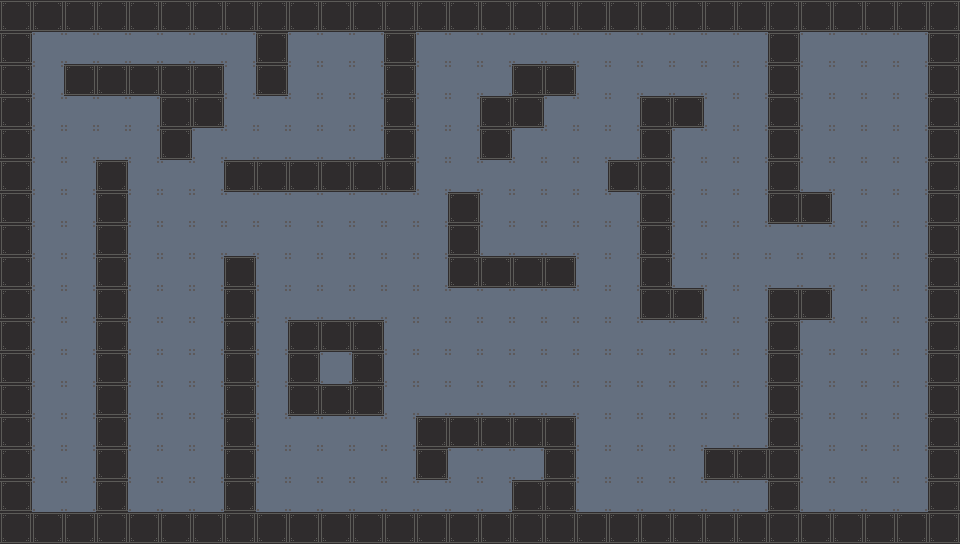

This is a level from a 2D game, rendered from its Tiled map with the project's own tilesets. A one-line summary and the map file follow, with tile-layer data summarised:
An orthogonal 30x17 tile map with 32x32 px tiles, 1 tile layer (floor), 2 hidden layers not drawn and 2 objects (entrance, exit).

<map version="1.0" orientation="orthogonal" renderorder="right-down" width="30" height="17" tilewidth="32" tileheight="32" nextobjectid="3">
 <tileset firstgid="1" name="tileset" tilewidth="32" tileheight="32" tilecount="256" columns="16">
  <image source="tileset.png" width="512" height="512" />
 </tileset>
 <layer name="floor" width="30" height="17">
  <data>[510 cells, 510 non-empty, 2 distinct tile ids]</data>
 </layer>
 <layer name="walls" width="30" height="17" visible="0">
  <data>[510 cells, 156 non-empty, 1 distinct tile ids]</data>
 </layer>
 <layer name="collision" width="30" height="17" visible="0" opacity="0.44">
  <data>[510 cells, 184 non-empty, 1 distinct tile ids]</data>
 </layer>
 <objectgroup name="in_and_out">
  <object id="1" name="entrance" type="entrance" x="65" y="482">
   <ellipse />
  </object>
  <object id="2" name="exit" type="exit" x="867" y="79">
   <ellipse />
  </object>
 </objectgroup>
</map>